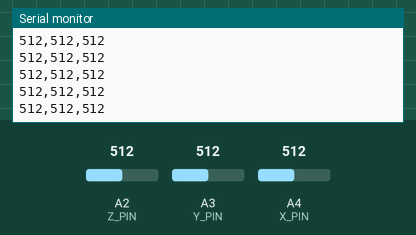
This sketch was run on a simulated Arduino Uno, built with avr-gcc and run on an emulated ATmega328P. Shown: the last lines printed to the serial monitor. Inputs (shaded band) come from the test bench; at power-on: A2 (Z_PIN) = 512, A3 (Y_PIN) = 512, A4 (X_PIN) = 512.

Above: at 1.2 s.
1.3 s: A2 (Z_PIN) set to 11
At 2.4 s:
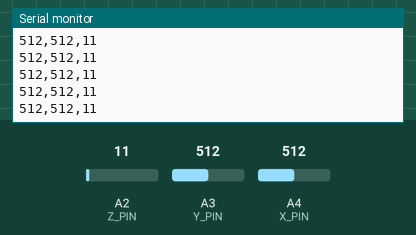
2.8 s: A2 (Z_PIN) set to 8
At 3.4 s:
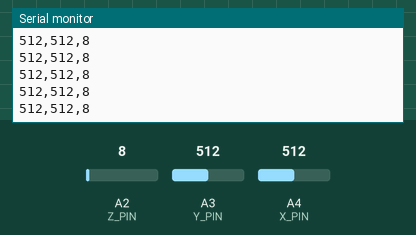
Timing chart, 0 to 5.8 s (numbered marks = the images above; inputs shaded):
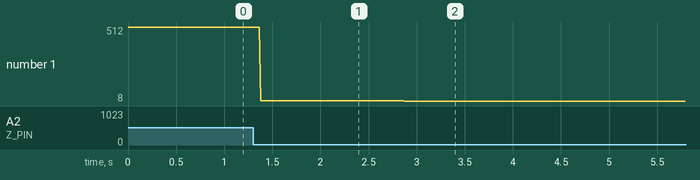

Measured:
- after the input at 1.3 s, the serial monitor: prints a new line after 0.08 s (image 1)
- after the input at 2.8 s, the serial monitor: prints a new line after 0.08 s (image 2)
- plotted number 1: 512 → 11 after the input at 1.3 s, 11 → 8 after the input at 2.8 s

The sketch:

TutorialAnalogInputPart1.ino
```cpp
// const int accelX = A0;
int ax=0;
int ay=0;
int az=0;
void setup() {
  // put your setup code here, to run once:
Serial.begin(9600);
setupAccelSensor();
}

void loop() {
  // put your main code here, to run repeatedly:
readAccelSensor();
Serial.print(ax);
Serial.print(",");
Serial.print(ay);
Serial.print(",");
Serial.println(az);

}
```

Accelerometer.ino
```cpp
// Initialize accel. analog pins (A0-5)
const int X_PIN = A4;
const int Y_PIN = A3;
const int Z_PIN = A2;

void setupAccelSensor() {
  pinMode(X_PIN,INPUT);
  pinMode(Y_PIN,INPUT);
  pinMode(Z_PIN,INPUT);
}

void readAccelSensor() {
  ax = analogRead(X_PIN);
  ay = analogRead(Y_PIN);
  az = analogRead(Z_PIN);
}
```
